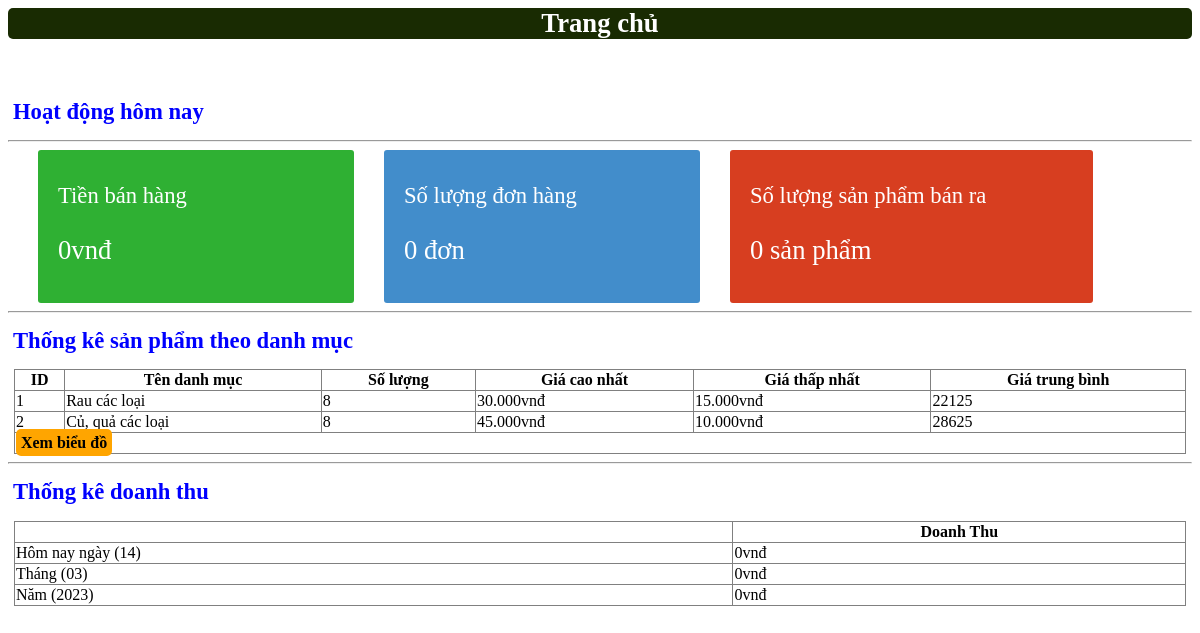
/web_mysqli/admincp/modules/dashboard.php, run on the app's committed database.
### tables this page shows
CREATE TABLE `danhmuc` (
  `Id_danhmuc` int(4) NOT NULL,
  `tendanhmuc` varchar(30) NOT NULL
);

### web_mysqli/admincp/modules/dashboard.php (the view, shortened to what this page needs)
<?php
$sql_thongke = "SELECT * FROM thongke WHERE DAY(thoigiantk) = DAY(CURDATE()) AND MONTH(thoigiantk) = MONTH(CURDATE()) AND YEAR(thoigiantk) = YEAR(CURDATE())";
$query_thongke =  mysqli_query($mysqli, $sql_thongke);
$row = mysqli_fetch_array($query_thongke)
?>
<p class="tieude1">Trang chủ</p><br>
<h1><i class="fa fa-bar-chart" style="color: blue; font-size: 17pt;margin-left: 5px;" aria-hidden="true"></i>Hoạt động hôm nay</h1>
<hr>
<div style="display: flex;">
	<div class="div1" style="display: flex;">
		<div style="margin-left: 10px;">
			<p style="font-size: 17pt;">Tiền bán hàng</p>
			<p style="font-size: 20pt;">
				<?php
				if (isset($row['doanhthu'])) {
				?>
					<?php echo number_format($row['doanhthu'], 0, ',', '.') . 'vnđ' ?>
				<?php
				} else {
					echo '0vnđ';
				}
				?>
			</p>
		</div>
	</div>
	<div class="div2" style="display: flex;">
		<div style="margin-left: 10px;">
			<p style="font-size: 17pt;">Số lượng đơn hàng</p>
			<p style="font-size: 20pt;">
				<?php
				if (isset($row['sldonhang'])) {
				?>
					<?php echo $row['sldonhang']  ?>
				<?php
				} else {
					echo '0 ';
				}
				?>
				đơn</p>
		</div>
	</div>
	<div class="div3" style="display: flex;">
		<div style="margin-left: 10px;">
			<p style="font-size: 17pt;">Số lượng sản phẩm bán ra</p>
			<p style="font-size: 20pt;">
				<?php
				if (isset($row['soluongban'])) {
				?>
					<?php echo $row['soluongban']  ?>
				<?php
				} else {
					echo '0 ';
				}
				?>
				sản phẩm</p>
		</div>
	</div>
</div>
<hr>
<?php
$sql1 = "SELECT * FROM thongke WHERE thoigiantk >= CURDATE() AND thoigiantk < CURDATE() + INTERVAL 1 DAY";
$query_sql1 =  mysqli_query($mysqli, $sql1);
$row1 = mysqli_fetch_array($query_sql1);
$doanhthu = 0;
$doanhthu1 = 0;
?>
<div style="height: 500px;">
	<h1><i class="fa fa-bar-chart" style="color: blue; font-size: 17pt;margin-left: 5px;" aria-hidden="true"></i>Thống kê sản phẩm theo danh mục</h1>
	<?php
	$sql4 = "SELECT d.Id_danhmuc madm,d.tendanhmuc tendm,count(s.Id_danhmuc) as countsp,min(s.giasp) mingia ,max(s.giasp) maxgia, avg(s.giasp) avggia
	FROM sanpham s left join danhmuc d on d.Id_danhmuc=s.Id_danhmuc GROUP BY d.Id_danhmuc ASC";
	$query_sql4 =  mysqli_query($mysqli, $sql4);
	?>
	<table style="width: 99%; border-collapse: collapse; margin: auto;" border="1" class="table table-striped">
		<tr>
			<th>ID</th>
			<th>Tên danh mục</th>
			<th>Số lượng</th>
			<th>Giá cao nhất</th>
			<th>Giá thấp nhất</th>
			<th>Giá trung bình</th>
		</tr>
		<?php
		while ($row4 = mysqli_fetch_array($query_sql4)) {
		?>
			<tr>
				<td><?php echo $row4['madm'] ?></td>
				<td><?php echo $row4['tendm'] ?></td>
				<td><?php echo $row4['countsp'] ?></td>
				<td><?php echo number_format($row4['maxgia'], 0, ',', '.') . 'vnđ' ?></td>
				<td><?php echo number_format($row4['mingia'], 0, ',', '.') . 'vnđ' ?></td>
				<td><?php echo $row4['avggia'] ?></td>
			</tr>
		<?php
		}
		?>
		<tr>
			<td colspan="6">
				<a href="?action=thongkedm&query=bieudo " style="padding: 5px;background-color: orange;color:
			black;border-radius:5px;text-decoration:none ;font-weight: bold;">Xem biểu đồ</a>
			</td>
		</tr>
	</table>
	<hr>
	<h1><i class="fa fa-bar-chart" style="color: blue; font-size: 17pt;margin-left: 5px;" aria-hidden="true"></i>Thống kê doanh thu</h1>
	<table style="width: 99%; border-collapse: collapse; margin: auto;" border="1" class="table table-striped">
		<tr>
			<td></td>
			<th>Doanh Thu </th>
		</tr>
		<tr>
			<td>Hôm nay ngày <?php echo '(' . date("d") . ')' ?></td>
			<td>
				<?php
				if (isset($row1['doanhthu'])) {
				?>
					<?php echo number_format($row1['doanhthu'], 0, ',', '.') . 'vnđ' ?>
				<?php
				} else {
					echo '0vnđ';
				}
				?>
			</td>
		</tr>
		<tr>
			<td>Tháng <?php echo '(' . date("m") . ')' ?></td>
			<td> <?php echo number_format($doanhthu, 0, ',', '.') . 'vnđ' ?></td>
		</tr>
		<tr>
			<td>Năm <?php echo '(' . date("Y") . ')' ?></td>
			<td><?php echo number_format($doanhthu1, 0, ',', '.') . 'vnđ' ?></td>
		</tr>
	</table>
</div>

### web_mysqli/admincp/modules/dashboard.php (style rules this page uses)
.tieude1 { font-size: 20pt; background-color: #192b02; color: white; text-align: center; border-radius: 5px; font-weight: bold; }
h1 { font-size: 17pt; color: blue; font-weight: 600; }
.div1 { color: white; padding: 10px; width: 25%; background-color: #2fb033; margin-left: 30px; border-radius: 3px; }
.div2 { color: white; padding: 10px; width: 25%; background-color: #428dcb; margin-left: 30px; border-radius: 3px; }
.div3 { color: white; padding: 10px; width: 29%; background-color: #d73e20; margin-left: 30px; border-radius: 3px; }

### data on the page
danhmuc: Id_danhmuc "1", tendanhmuc "Rau các loại", countsp "8", maxgia "30.000", mingia "15.000", avggia "22125"
danhmuc: Id_danhmuc "2", tendanhmuc "Củ, quả các loại", countsp "8", maxgia "45.000", mingia "10.000", avggia "28625"

### other printed values
$doanhthu "0"
$doanhthu1 "0"
